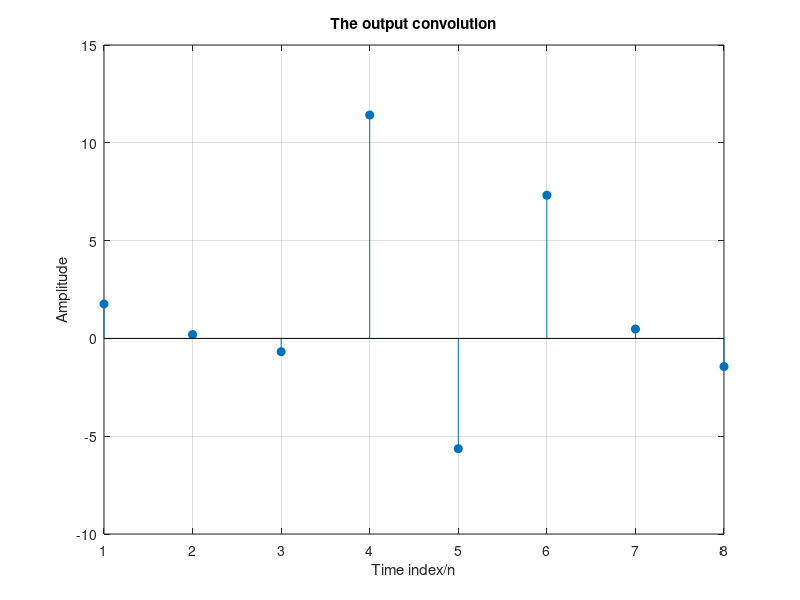

Recreate this plot in MATLAB.
clc;
clear;
x1=[2.2 3 -1.5 4.2 -1.8];   
x2=[0.8 -1 1.6 0.8];
x=conv(x1,x2)      %结果在主界面输出
stem(x,'filled');
grid on;
xlabel('Time index/n');ylabel('Amplitude');
title('The output convolution');
